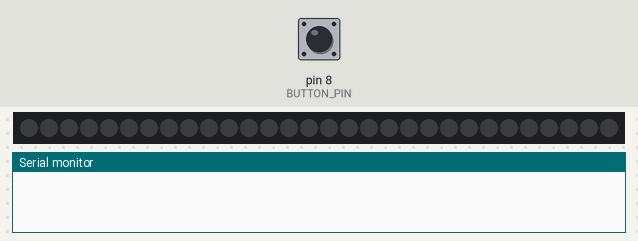
Bench run of a sketch on a simulated Arduino Uno, built with avr-gcc and run on an emulated ATmega328P. Parts: 30 RGB LEDs in strip order, left to right, the last lines printed to the serial monitor. The inputs (shaded band) are chosen by the test bench; at power-on: pin 8 (BUTTON_PIN) HIGH.

Above: at 1.2 s.
1.3 s: pin 8 (BUTTON_PIN) pulled LOW for 0.15 s
At 2.5 s:
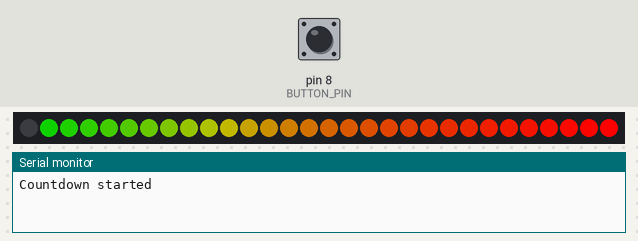
4.4 s: pin 8 (BUTTON_PIN) pulled LOW for 1 s
At 5.2 s:
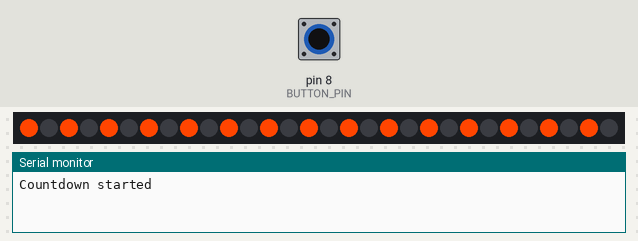
At 17.3 s:
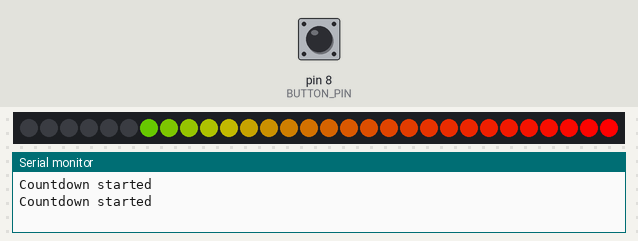
Timing chart, 0 to 18.8 s (numbered marks = the images above; inputs shaded):
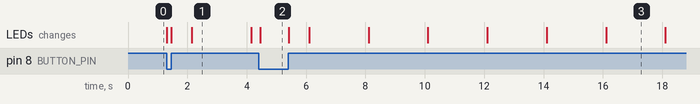

The sketch:

standuptimer.ino
```cpp
#include <SimpleTimer.h>
#include <FastLED.h>

#define COUNTDOWN_SECONDS 60


#define LEDS_COUNT 30
#define TURNOFF_LONGPRESS_MILLIS 2000
#define IDLE_TIMEOUT_MILLIS 30000

#define BUTTON_PIN 8
#define DATA_PIN 14
#define CLOCK_PIN 15

#define OFF_STATE 0
#define COUNTDOWN_STATE 1
#define TIMEOUT_STATE 2
byte state = OFF_STATE;

CRGB leds[LEDS_COUNT];
SimpleTimer timer;
int countdownTimerId = -1;
int countdownValue = COUNTDOWN_SECONDS;
int idleTimerId = -1;

void countdownTick() {
  countdownValue--;
  if (countdownValue < 0) {
    startTimeout();
    timer.deleteTimer(countdownTimerId);
  }
}

void turnOff() {
  state = OFF_STATE;
  timer.deleteTimer(countdownTimerId);
  timer.deleteTimer(idleTimerId);
  Serial.println("Turned off");
}

void startTimeout() {
  state = TIMEOUT_STATE;
  idleTimerId = timer.setTimeout(IDLE_TIMEOUT_MILLIS, turnOff);
  Serial.println("Timeouted");
}

void startCountdown() {
  state = COUNTDOWN_STATE;
  timer.deleteTimer(countdownTimerId);
  timer.deleteTimer(idleTimerId);
  countdownTimerId = timer.setInterval(1000, countdownTick);
  countdownValue = COUNTDOWN_SECONDS;
  Serial.println("Countdown started");
}

void offLoop() {
  for(int dot = 0; dot < LEDS_COUNT; dot++) {
    leds[dot] = CRGB::Black;
  }
  FastLED.show();
}

void countdownLoop() {
  fill_gradient_RGB(leds, 0, CRGB::Green, LEDS_COUNT-1, CRGB::Red);
  int progress = round((countdownValue / (double)COUNTDOWN_SECONDS) * (LEDS_COUNT));
  for(int dot = 0; dot < LEDS_COUNT - progress; dot++) {
    leds[dot] = CRGB::Black;
  }
  FastLED.show();
}

void timeoutLoop() {
}

bool lastBlink = false;
void timeoutBlink() {
  if (state != TIMEOUT_STATE) {
    return;
  }

  CRGB color = CRGB::Red;
  if (lastBlink) {
    color = CRGB::Black;
  }

  for(int dot = 0; dot < LEDS_COUNT; dot++) {
    leds[dot] = color;
  }
  FastLED.show();
  lastBlink = !lastBlink;
}

unsigned long lastPressed = 0;
void handleButton() {
  bool buttonState = digitalRead(BUTTON_PIN);
  if (buttonState == LOW) {
    buttonFeedback();
    if (lastPressed == 0) {
      lastPressed = millis();
    }
  }

  if (buttonState == HIGH && lastPressed > 0) {
    unsigned long delta = millis() - lastPressed;
    if (delta > TURNOFF_LONGPRESS_MILLIS) {
      turnOff();
    } else {
      startCountdown();
    }
    lastPressed = 0;
  }
}

void buttonFeedback() {
  for(int dot = 0; dot < LEDS_COUNT; dot++) {
    leds[dot] = (dot % 2 == 0 ? CRGB::OrangeRed : CRGB::Black);
  }
  FastLED.show();
}

void setup() {
  Serial.begin(9600);
  FastLED.addLeds<APA102, DATA_PIN, CLOCK_PIN, BGR>(leds, LEDS_COUNT);
  timer.setInterval(300, timeoutBlink);
  pinMode(BUTTON_PIN, INPUT_PULLUP);
}

void loop() {
  timer.run();
  switch(state) {
    case OFF_STATE:
      offLoop();
      break;
    case COUNTDOWN_STATE:
      countdownLoop();
      break;
    case TIMEOUT_STATE:
      timeoutLoop();
      break;
  }
  handleButton();
}
```

Measured:
- after the input at 1.3 s, the LEDs: first change at once (image 1 shows a later state)
- after the input at 4.4 s, the LEDs: change after 0.06 s (image 2)
